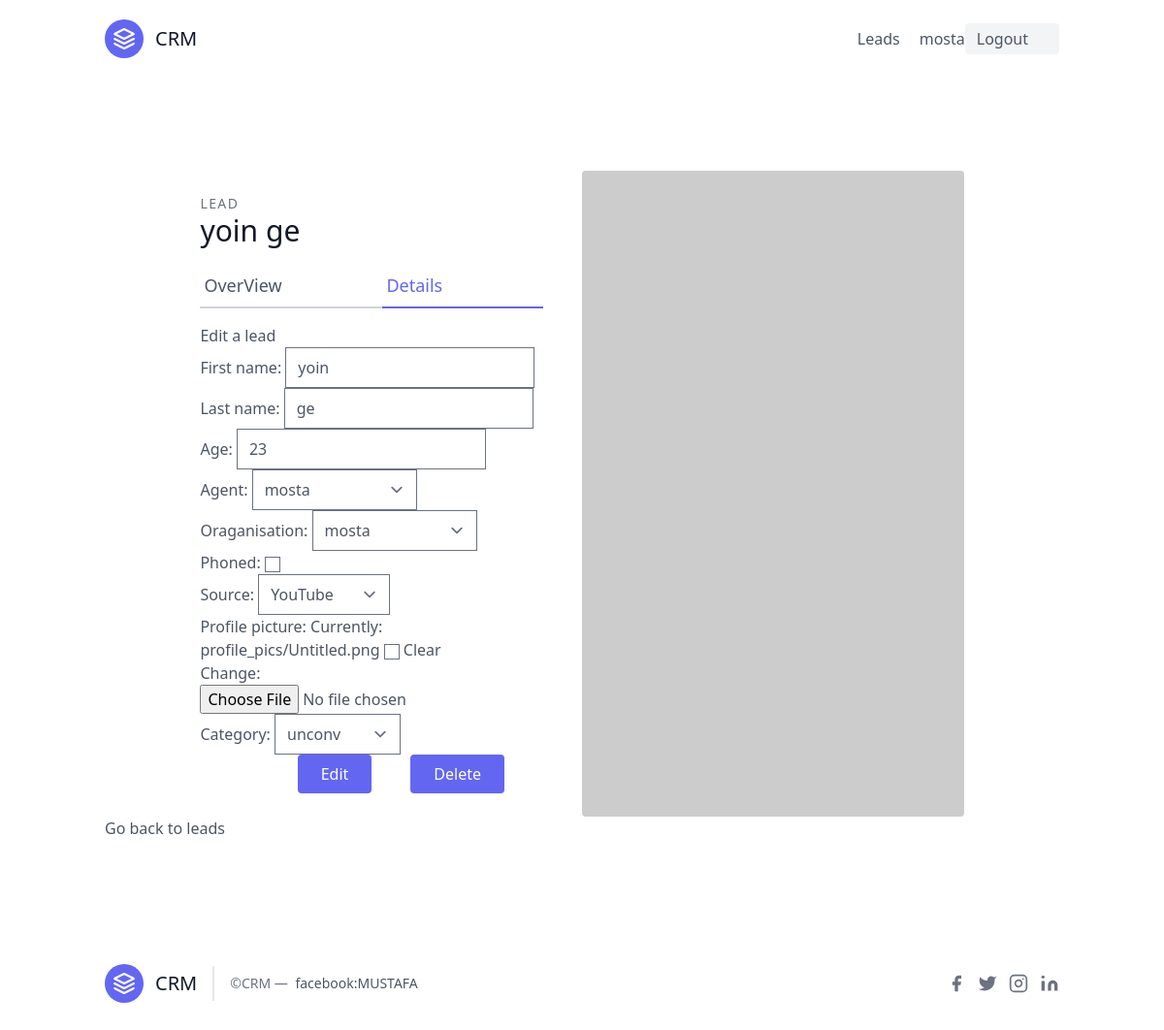
Screenshot of /leads/3/edit (signed in) with the database file from the repository.
### leads/models.py (models this page shows, shortened)
class User(AbstractUser):
    is_oraganisor = models.BooleanField(default=True)
    is_agent = models.BooleanField(default=False)

class Lead(models.Model):
    source_choices =(
        ('YouTube','YouTube'),
        ('Google', 'Google'),
        ('Newsletter', 'Newsletter'),
    )
    first_name = models.CharField(max_length=20)
    last_name = models.CharField(max_length=20)
    age = models.IntegerField(default=0)
    data_added=models.DateTimeField(auto_now_add=True)
    agent = models.ForeignKey("Agent",null=True,blank=True,on_delete=models.SET_NULL)
    oraganisation = models.ForeignKey(UserProfile,on_delete=models.CASCADE)
    phoned = models.BooleanField(default =False)
    source = models.CharField(choices=source_choices ,max_length=100)
    profile_picture=models.ImageField(upload_to='profile_pics',blank=True ,null=True)
    special_files = models.FileField(blank=True ,null=True)
    category = models.ForeignKey("Category",related_name="leads" , null=True,blank = True,on_delete=models.SET_NULL)

### leads/views.py (the view, shortened to what this page needs)
# urls.py: path("<int:pk>/edit",LeadUpdateView.as_view(), name="lead_update"),
class LeadUpdateView(OrgansisorAndLoginRequiredMixin,UpdateView):
    template_name='lead_update.html'
    form_class=LeadForm
    context_object_name='leads'
    def get_queryset(self) :
        user=self.request.user
        return Lead.objects.filter(oraganisation=user.userprofile)

### leads/forms.py
class LeadForm(forms.ModelForm):
    class Meta:
        model =Lead
        fields ='__all__'
        exclude=['special_files','data_added']

### agents/mixins.py (called while the page is built)
    def dispatch(self, request, *args, **kwargs):
        if not request.user.is_authenticated or not request.user.is_oraganisor:
            return redirect("leads:lead")
        return super().dispatch(request, *args, **kwargs)

### leads/models.py (called while the page is built)
    def __str__(self) :
        return self.user.username

    def __str__(self)  :
        return  self.user.username

    def __str__(self):
        return self.name

### leads/templates/lead_update.html (shortened to what this page needs)
{% extends "base.html" %}
{% load django_bootstrap5 %}
 {% block content %}
  <section class="text-gray-600 body-font overflow-hidden">
  <div class="container px-5 py-24 mx-auto">
    <div class="lg:w-4/5 mx-auto flex flex-wrap">
      <div class="lg:w-1/2 w-full lg:pr-10 lg:py-6 mb-6 lg:mb-0">
        <h2 class="text-sm title-font text-gray-500 tracking-widest">LEAD</h2>
        <h1 class="text-gray-900 text-3xl title-font font-medium mb-4">{{leads.first_name}}  {{leads.last_name}}</h1>
        <div class="flex mb-4">
          <a  href='{% url 'leads:lead_detail' leads.pk %}' class="flex-grow border-b-2 border-gray-300 py-2 text-lg px-1"> OverView </a>
          <a href= '{% url 'leads:lead_update' leads.pk %}'class="flex-grow text-indigo-500 border-b-2 border-indigo-500 py-2 text-lg px-1"> Details</a>
        </div>
      <div class="container">
          <h1> Edit  a lead </h1>
        <form method="post">
            {{ form.as_p }}
          <div class="flex justify-end">
         <button class="flex mr-10 text-white bg-indigo-500 border-0 py-2 px-6 focus:outline-none hover:bg-indigo-600 rounded" type="submit" class="btn btn-primary">
              Edit
               </button>
          <a class="flex mr-10 text-white bg-indigo-500 border-0 py-2 px-6 focus:outline-none hover:bg-indigo-600 rounded" href='{% url 'leads:lead_delete' leads.pk %}'> Delete </a>
              </div>
        </form>
    </div>
      </div>
      <img alt="ecommerce" class="lg:w-1/2 w-full lg:h-auto h-64 object-cover object-center rounded" src="https://dummyimage.com/400x400">
    </div>
    <a href= '{% url 'leads:lead' %}'>Go back to leads </a>
  </div>
</section>
    <body>
    </body>
 {% endblock content %}

### templates/navbar.html (shortened to what this page needs)
<header class="text-gray-600 body-font">
  <div class="container mx-auto flex flex-wrap p-5 flex-col md:flex-row items-center">
    <a class="flex title-font font-medium items-center text-gray-900 mb-4 md:mb-0">
      <svg xmlns="http://www.w3.org/2000/svg" fill="none" stroke="currentColor" stroke-linecap="round" stroke-linejoin="round" stroke-width="2" class="w-10 h-10 text-white p-2 bg-indigo-500 rounded-full" viewBox="0 0 24 24">
        <path d="M12 2L2 7l10 5 10-5-10-5zM2 17l10 5 10-5M2 12l10 5 10-5"></path>
      </svg>
      <span class="ml-3 text-xl">CRM</span>
    </a>
    <nav class="md:ml-auto flex flex-wrap items-center text-base justify-center">
      <a href="{% url 'leads:lead' %}" class="mr-5 hover:text-gray-900">Leads</a>
    </nav>
    {% if request.user.is_authenticated %}
    {{request.user.username}}
    <a href="{% url 'logout' %}"> <button class="inline-flex items-center bg-gray-100 border-0 py-1 px-3 focus:outline-none hover:bg-gray-200 rounded text-base mt-4 md:mt-0">Logout
      <svg fill="none" stroke="currentColor" stroke-linecap="round" stroke-linejoin="round" stroke-width="2" class="w-4 h-4 ml-1" viewBox="0 0 24 24">
       </svg>
    </button>
    </a>
    {% endif %}
  </div>
</header>

### rows the page displays
User: user.username "mosta"
Lead: first_name "yoin", last_name "ge", age "23", agent "mosta", oraganisation "mosta", source "YouTube", category "unconv"
